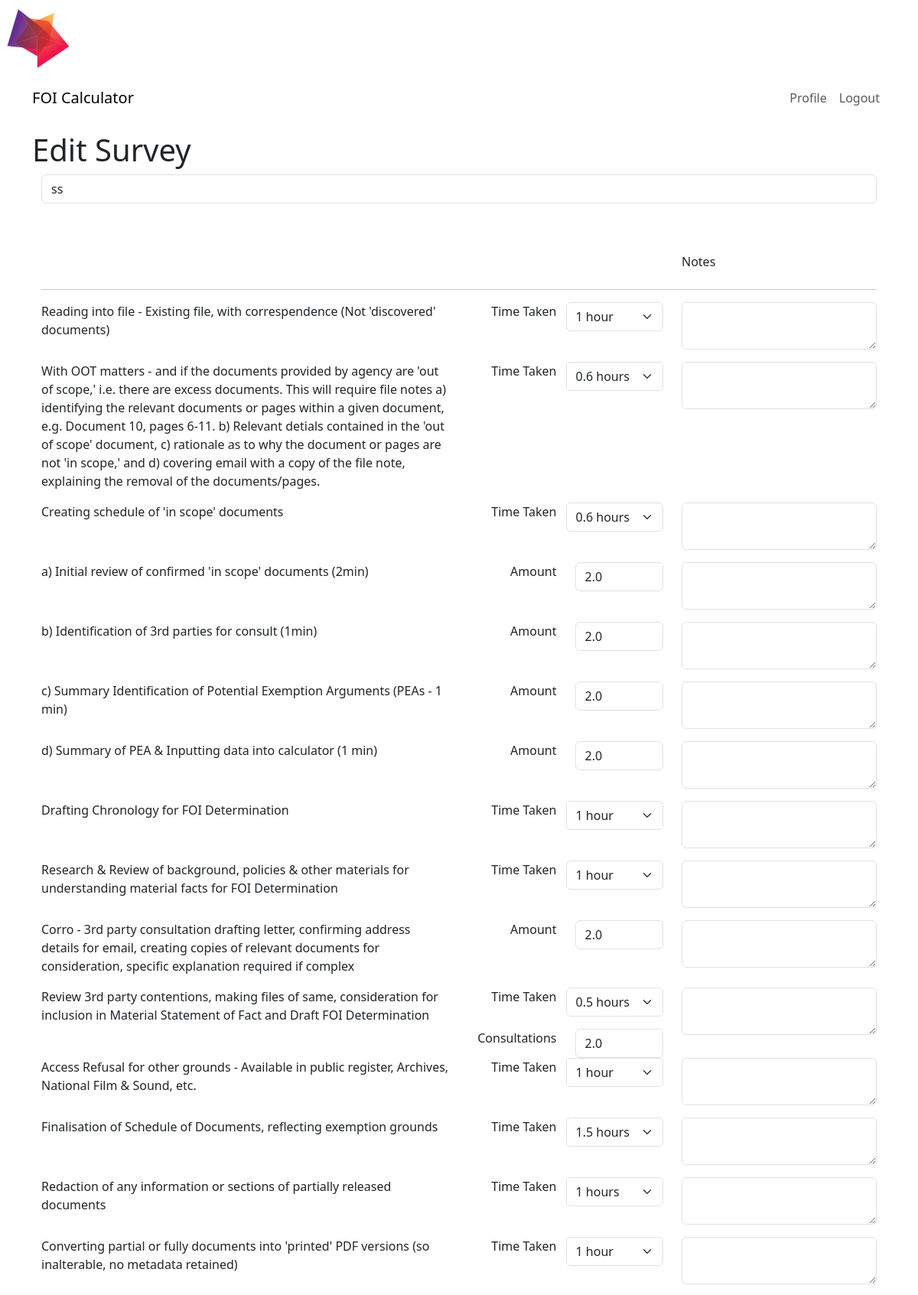
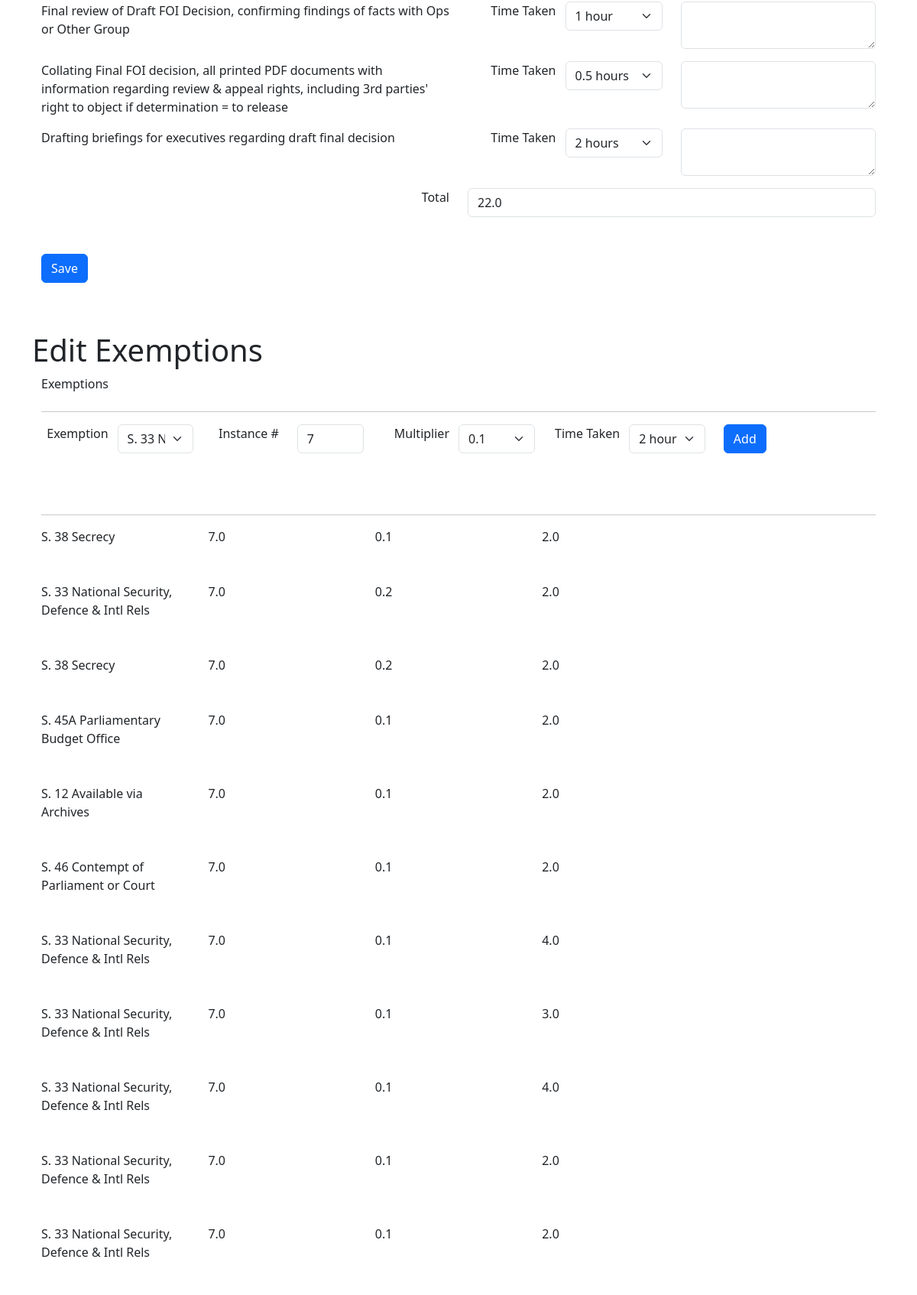
Page /edit_survey/9 (signed in, upper part) on the committed database (2 pictures, top to bottom).
### app/models.py (models this page shows, shortened)
class Survey(db.Model):
    id: so.Mapped[int] = so.mapped_column(primary_key=True, autoincrement=True)
    timestamp: so.Mapped[datetime] = so.mapped_column(
        index=True, default=lambda: datetime.now(timezone.utc))
    user_id: so.Mapped[int] = so.mapped_column(sa.ForeignKey(User.id),
                                               index=True)
    author: so.Mapped[User] = so.relationship(back_populates='surveys')
    survey_name: so.Mapped[str] = so.mapped_column(sa.String(140), nullable=False, default="Untitled Survey")
    exemptions: so.WriteOnlyMapped['Exemption'] = so.relationship(
        back_populates='author')
    field1: so.Mapped[float] = so.mapped_column(sa.Float,nullable=True)
    comment1: so.Mapped[str] = so.mapped_column(sa.String(140), nullable=True)
    field2: so.Mapped[float] = so.mapped_column(sa.Float,nullable=True)
    comment2: so.Mapped[str] = so.mapped_column(sa.String(140),nullable=True)
    field3: so.Mapped[float] = so.mapped_column(sa.Float,nullable=True)
    comment3: so.Mapped[str] = so.mapped_column(sa.String(140),nullable=True)
    field4: so.Mapped[float] = so.mapped_column(sa.Float,nullable=True)
    comment4: so.Mapped[str] = so.mapped_column(sa.String(140),nullable=True)
    field5: so.Mapped[float] = so.mapped_column(sa.Float,nullable=True)
    comment5: so.Mapped[str] = so.mapped_column(sa.String(140),nullable=True)
    field6: so.Mapped[float] = so.mapped_column(sa.Float,nullable=True)
    comment6: so.Mapped[str] = so.mapped_column(sa.String(140),nullable=True)
    field7: so.Mapped[float] = so.mapped_column(sa.Float,nullable=True)
    comment7: so.Mapped[str] = so.mapped_column(sa.String(140),nullable=True)
    field8: so.Mapped[float] = so.mapped_column(sa.Float,nullable=True)
    comment8: so.Mapped[str] = so.mapped_column(sa.String(140),nullable=True)
    field9: so.Mapped[float] = so.mapped_column(sa.Float,nullable=True)
    comment9: so.Mapped[str] = so.mapped_column(sa.String(140),nullable=True)
    field10: so.Mapped[float] = so.mapped_column(sa.Float,nullable=True)
    comment10: so.Mapped[str] = so.mapped_column(sa.String(140),nullable=True)
    field11: so.Mapped[float] = so.mapped_column(sa.Float,nullable=True)
    field12: so.Mapped[float] = so.mapped_column(sa.Float,nullable=True)
    comment12: so.Mapped[str] = so.mapped_column(sa.String(140),nullable=True)
    field13: so.Mapped[float] = so.mapped_column(sa.Float,nullable=True)
    comment13: so.Mapped[str] = so.mapped_column(sa.String(140),nullable=True)
    field14: so.Mapped[float] = so.mapped_column(sa.Float,nullable=True)
    comment14: so.Mapped[str] = so.mapped_column(sa.String(140),nullable=True)
    field15: so.Mapped[float] = so.mapped_column(sa.Float,nullable=True)
    comment15: so.Mapped[str] = so.mapped_column(sa.String(140),nullable=True)
    field16: so.Mapped[float] = so.mapped_column(sa.Float,nullable=True)
    comment16: so.Mapped[str] = so.mapped_column(sa.String(140),nullable=True)
    field17: so.Mapped[float] = so.mapped_column(sa.Float,nullable=True)
    comment17: so.Mapped[str] = so.mapped_column(sa.String(140),nullable=True)
    field18: so.Mapped[float] = so.mapped_column(sa.Float,nullable=True)
    comment18: so.Mapped[str] = so.mapped_column(sa.String(140),nullable=True)
    field19: so.Mapped[float] = so.mapped_column(sa.Float,nullable=True)
    comment19: so.Mapped[str] = so.mapped_column(sa.String(140),nullable=True)
    result: so.Mapped[float] = so.mapped_column(sa.Float,nullable=True)
    def following_exemptions(self):
        return (
        sa.select(Exemption)
        .join(Survey, Exemption.survey_id == Survey.id)  # Fix here
        .where(Survey.id == self.id)
        .group_by(Exemption)
        .order_by(Exemption.timestamp.desc())
    )

class Exemption(db.Model):
    id: so.Mapped[int] = so.mapped_column(primary_key=True)
    exemption_name: so.Mapped[str] = so.mapped_column(sa.String(140))
    exemption_instance: so.Mapped[float] = so.mapped_column(sa.Float)
    exemption_multiplier: so.Mapped[float] = so.mapped_column(sa.Float)
    exemption_time: so.Mapped[float] = so.mapped_column(sa.Float)
    timestamp: so.Mapped[datetime] = so.mapped_column(
        index=True, default=lambda: datetime.now(timezone.utc))
    survey_id: so.Mapped[int] = so.mapped_column(sa.ForeignKey(Survey.id),
                                               index=True)
    author: so.Mapped[Survey] = so.relationship(back_populates='exemptions')

### app/routes.py (the view)
@app.route('/edit_survey/<id>', methods=['GET'])
@login_required
def edit_survey(id):
    survey = db.first_or_404(sa.select(Survey).where(Survey.id == id))
    form1 = EditSurveyForm(id)
    form2 = ExemptionForm()
    form1.survey_name.data = survey.survey_name
    form1.field1.data = survey.field1
    form1.comment1.data = survey.comment1
    form1.field2.data = survey.field2
    form1.comment2.data = survey.comment2
    form1.field3.data = survey.field3
    form1.comment3.data = survey.comment3
    form1.field4.data = survey.field4
    form1.comment4.data = survey.comment4
    form1.field5.data = survey.field5
    form1.comment5.data = survey.comment5
    form1.field6.data = survey.field6
    form1.comment6.data = survey.comment6
    form1.field7.data = survey.field7
    form1.comment7.data = survey.comment7
    form1.field8.data = survey.field8
    form1.comment8.data = survey.comment8
    form1.field9.data = survey.field9
    form1.comment9.data = survey.comment9
    form1.field10.data = survey.field10
    form1.comment10.data = survey.comment10
    form1.field11.data = survey.field11
    form1.field12.data = survey.field12
    form1.comment12.data = survey. comment12
    form1.field13.data = survey.field13
    form1.comment13.data = survey.comment13
    form1.field14.data = survey.field14
    form1.comment14.data = survey.comment14
    form1.field15.data = survey.field15
    form1.comment15.data = survey.comment15
    form1.field16.data = survey. field16
    form1.comment16.data = survey.comment16
    form1.field17.data = survey.field17
    form1.comment17.data = survey.comment17
    form1.field18.data = survey.field18
    form1.comment18.data = survey.comment18
    form1.field19.data = survey.field19
    form1.comment19.data = survey.comment19
    form1.result.data = survey.result
    exemptions = db.paginate(survey.following_exemptions(),error_out=False)
    return render_template('edit_survey.html', exemptions=exemptions.items, survey=survey,title='Edit Survey',
                           form1=form1,form2=form2)

### app/forms.py (called while the page is built)
    @staticmethod
    def load_exemptions():
        choices = []
        csv_file_path = os.path.join(current_app.root_path, 'static', 'dropdowns', 'exemptions.csv')
        with open(csv_file_path, mode='r') as file:
            reader = csv.reader(file)
            for row in reader:
                choices.append((row[0], row[1]))
        return choices

### app/models.py (called while the page is built)
@login.user_loader
def load_user(id):
    return db.session.get(User, int(id))

### app/routes.py (called while the page is built)
@app.before_request
def before_request():
    if current_user.is_authenticated:
        current_user.last_seen = datetime.now(timezone.utc)
        db.session.commit()

### app/templates/edit_survey.html (shortened to what this page needs)
{% extends "base.html" %}
{% import "form_layouts.html" as wtf %}
{% block content %}
    <h1>Edit Survey</h1>
    <form id="form1" method="post" action="{{ url_for('pass_survey', id=survey.id) }}">
        {{ wtf.survey_form(form1, id='form1') }}
    </form>
    <h1>Edit Exemptions</h1>
    <form id="form2" method="post" action="{{ url_for('pass_exemption', id=survey.id) }}">
        {{ wtf.exemptions_form(form2, exemptions, id='form2') }}
    </form>
{% endblock %}

### app/templates/form_layouts.html (shortened to what this page needs)
{% macro survey_field(field, autofocus) %}
        {%- if field.type == 'BooleanField' %}
              <div class="form-check mb-3">
                {{ field(class='form-check-input') }}
                {{ field.label(class='form-check-label') }}
              </div>
        {%- elif field.type == 'SelectField' %}
        <div class="row">
          <div style="text-align:right !important"class="col p-0">
            {{ field.label(class='form-label') }}
          </div>
          <div class="col">
            {{ field(class='form-select mb-3') }}
          </div>
        </div>
        {%- elif field.type == 'TextAreaField' %}
            <div class="mb-3">
              {% if autofocus %}
                {{ field(class='form-control' + (' is-invalid' if field.errors else ''), autofocus=True) }}
              {% else %}
                {{ field(class='form-control' + (' is-invalid' if field.errors else '')) }}
              {% endif %}
            </div>
        {%- elif field.type == 'StringField' %}
            <div class="mb-3">
              {% if autofocus %}
                {{ field(class='form-control' + (' is-invalid' if field.errors else ''), autofocus=True) }}
              {% else %}
                {{ field(class='form-control' + (' is-invalid' if field.errors else '')) }}
              {% endif %}
            </div>
        {%- elif field.type == 'SubmitField' %}
            {{ field(class='btn btn-primary mb-3') }}
        {%- else %}
            <div class="row">
              <div style="text-align:right !important" class="col">
                {{ field.label(class='form-label') }}
              </div>
              <div class="col">
                {% if autofocus %}
                  {{ field(class='form-control' + (' is-invalid' if field.errors else ''), autofocus=True) }}
                {% else %}
                  {{ field(class='form-control' + (' is-invalid' if field.errors else '')) }}
                {% endif %}
              </div>
            </div>
        {%- endif %}
{% endmacro %}
{% macro three_col_row(middle_field, end_field) %}
    <div class="row p-0">
      <div class="col-6">
          <p>
            {{ middle_field.description }}
          </p>
      </div>
      <div class="col ">
            {{ survey_field(middle_field) }}
      </div>
      <div class="col ">
          {% if end_field.widget.input_type != 'hidden' -%}
            {{ survey_field(end_field) }}
          {%- endif %}
      </div>
    </div>
{% endmacro %}
{% macro three_col_row_extra_field(middle_field, end_field, extra_field) %}
    <div class="row p-0">
      <div class="col-6">
          <p>
            {{ middle_field.description }}
          </p>
      </div>
      <div class="col">
          {% if middle_field.widget.input_type != 'hidden' -%}
            {{ survey_field(middle_field) }}
          {%- endif %}
        {% if extra_field.widget.input_type != 'hidden' -%}
          {{ survey_field(extra_field) }}
        {%- endif %}
      </div>
      <div class="col">
          {% if end_field.widget.input_type != 'hidden' -%}
            {{ survey_field(end_field) }}
          {%- endif %}
      </div>
    </div>
{% endmacro %}
{% macro single_col_row(field) %}
  <div class="row pb-5 align-items-end">
    <div class="col">
          {% if field.widget.input_type != 'hidden' -%}
            {{ survey_field(field) }}
          {%- endif %}
    </div>
  </div>
{% endmacro %}
{% macro banner(left,middle,right) %}
    <div class="row pb-2">
            <div class="col-6">
              {{ left }}
            </div>
            <div class="col ">
            </div>
            <div class="col ">
              {{ right }}
            </div>
    </div>
    <hr>
{% endmacro %}
{% macro exemption_row(e1,e2,e3,e4,e5) %}
    <div class="row pb-5">
      <div class="col">
          {% if e1.widget.input_type != 'hidden' -%}
            {{ survey_field(e1) }}
          {%- endif %}
      </div>
      <div class="col">
          {% if e2.widget.input_type != 'hidden' -%}
            {{ survey_field(e2) }}
          {%- endif %}
      </div>
      <div class="col">
          {% if e3.widget.input_type != 'hidden' -%}
            {{ survey_field(e3) }}
          {%- endif %}
      </div>
      <div class="col">
          {% if e4.widget.input_type != 'hidden' -%}
            {{ survey_field(e4) }}
          {%- endif %}
      </div>
      <div class="col">
          {% if e5.widget.input_type != 'hidden' -%}
            {{ survey_field(e5) }}
          {%- endif %}
      </div>
    </div>
    <hr>
{% endmacro %}
{% macro survey_form(form1, action="", method="post", id="", novalidate=False) %}
    <form
      {%- if action != None %} action="{{ action }}"{% endif -%}
      {%- if method %} method="{{ method }}"{% endif %}
      {%- if id %} id="{{ id }}"{% endif -%}
      {%- if novalidate %} novalidate{% endif -%}>
      <div class="container">
              {{ single_col_row(form1.survey_name)}}
              {{ banner("","","Notes") }}
              {{ three_col_row(form1.field1, form1.comment1)}}
              {{ three_col_row(form1.field2, form1.comment2)}}
              {{ three_col_row(form1.field3, form1.comment3)}}
              {{ three_col_row(form1.field4, form1.comment4)}}
              {{ three_col_row(form1.field5, form1.comment5)}}
              {{ three_col_row(form1.field6, form1.comment6)}}
              {{ three_col_row(form1.field7, form1.comment7)}}
              {{ three_col_row(form1.field8, form1.comment8)}}
              {{ three_col_row(form1.field9, form1.comment9)}}
              {{ three_col_row(form1.field10, form1.comment10)}}
              {{ three_col_row_extra_field(form1.field11, form1.comment12, form1.field12)}}
              {{ three_col_row(form1.field13, form1.comment13)}}
              {{ three_col_row(form1.field14, form1.comment14)}}
              {{ three_col_row(form1.field15, form1.comment15)}}
              {{ three_col_row(form1.field16, form1.comment16)}}
              {{ three_col_row(form1.field17, form1.comment17)}}
              {{ three_col_row(form1.field18, form1.comment18)}}
              {{ three_col_row(form1.field19, form1.comment19)}}
              {{ single_col_row(form1.result)}}
              {{ single_col_row(form1.submit_survey)}}
      </div>
    </form>
{% endmacro %}
{% macro exemptions_form(form2,exemptions, action="", method="post", id="", novalidate=False) %}
    <form
      {%- if action != None %} action="{{ action }}"{% endif -%}
      {%- if method %} method="{{ method }}"{% endif %}
      {%- if id %} id="{{ id }}"{% endif -%}
      {%- if novalidate %} novalidate{% endif -%}>
      <div class="container">
              {{ banner("Exemptions","","") }}
              {{ exemption_row(form2.exemption_name, form2.exemption_instance, form2.exemption_multiplier, form2.exemption_time,form2.submit_exemption) }}
              <div id="exemptions-list" class="row pb-5">
                      {% for exemption in exemptions %}
                        {% include '_exemption.html' %}
                      {% endfor %}
              </div>
      </div>
    </form>
{% endmacro %}

### app/templates/_exemption.html
<div class="row pb-5">
        <div class="col">
            {{ exemption.exemption_name}}
        </div>
        <div class="col">
            {{ exemption.exemption_instance}}
        </div>
        <div class="col">
            {{ exemption.exemption_multiplier}}
        </div>
        <div class="col">
            {{ exemption.exemption_time}}
        </div>
        <div class="col">
        </div>
</div>

### rows in the picture
Survey: survey_name "ss", field1 "1 hour", field2 "0.6 hours", field3 "0.6 hours", field4 "2.0", field5 "2.0", field6 "2.0", field7 "2.0", field8 "1 hour", field9 "1 hour", field10 "2.0", field11 "0.5 hours", field12 "2.0", field13 "1 hour", field14 "1.5 hours", field15 "1 hours", field16 "1 hour", field17 "1 hour", field18 "0.5 hours", field19 "2 hours", result "22.0"
Exemption: exemption_name "S. 38 Secrecy", exemption_instance "7.0", exemption_multiplier "0.1", exemption_time "2.0"
Exemption: exemption_name "S. 33 National Security, Defence & Intl Rels", exemption_instance "7.0", exemption_multiplier "0.2", exemption_time "2.0"
Exemption: exemption_name "S. 38 Secrecy", exemption_instance "7.0", exemption_multiplier "0.2", exemption_time "2.0"
Exemption: exemption_name "S. 45A Parliamentary Budget Office", exemption_instance "7.0", exemption_multiplier "0.1", exemption_time "2.0"
Exemption: exemption_name "S. 12 Available via Archives", exemption_instance "7.0", exemption_multiplier "0.1", exemption_time "2.0"
Exemption: exemption_name "S. 46 Contempt of Parliament or Court", exemption_instance "7.0", exemption_multiplier "0.1", exemption_time "2.0"
Exemption: exemption_name "S. 33 National Security, Defence & Intl Rels", exemption_instance "7.0", exemption_multiplier "0.1", exemption_time "4.0"
Exemption: exemption_name "S. 33 National Security, Defence & Intl Rels", exemption_instance "7.0", exemption_multiplier "0.1", exemption_time "3.0"
Exemption: exemption_name "S. 33 National Security, Defence & Intl Rels", exemption_instance "7.0", exemption_multiplier "0.1", exemption_time "4.0"
Exemption: exemption_name "S. 33 National Security, Defence & Intl Rels", exemption_instance "7.0", exemption_multiplier "0.1", exemption_time "2.0"
Exemption: exemption_name "S. 33 National Security, Defence & Intl Rels", exemption_instance "7.0", exemption_multiplier "0.1", exemption_time "2.0"

### other values in the picture
{{ right }} "Notes"
{{ field.label(class='form-label') }} "Time Taken Time Taken Time Taken Time Taken Time Taken Time Taken Time Taken Time Taken Time Taken Time Taken Time Taken Time Taken Time Taken Exemption Multiplier Time Taken"
{{ field.label(class='form-label') }} "Amount Amount Amount Amount Amount Consultations Total Instance #"
{{ middle_field.description }} "Review 3rd party contentions, making files of same, consideration for inclusion in Material Statement of Fact and Draft FOI Determination"
{{ left }} "Exemptions"
